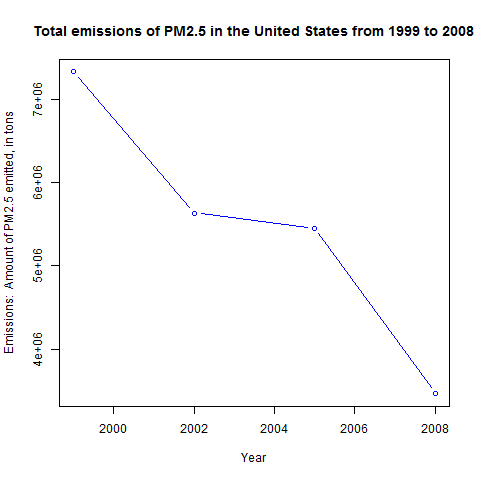

Write R code to recreate this figure.
#==============================================================================
# LUCAS RODRIGUES AMARAL
#==============================================================================
# Function plot1(): 
# Have total emissions from PM2.5 decreased in the United States from 1999 to 
# 2008? Using the base plotting system, make a plot showing the total PM2.5 
# emission from all sources for each of the years 1999, 2002, 2005, and 2008.
#==============================================================================
plot1 <- function() {

        # Test if the dataset has been already created.
        if(!exists("dsPlot1")) {

                print("Reading plot1 dataset ...")
                
                dsPlot1 <<- sqldf("select       year, 
                                                sum(Emissions) as Emissions 
                                  from          dsNEI 
                                  group by      year 
                                  order by      year")        
                
        }
        par(mfrow = c(1, 1))
        
        png(file=".\\plot1.png")
        
        # Creates the plot
        plot(dsPlot1$year, dsPlot1$Emissions, type="b", col="blue", xlab="Year", 
             ylab="Emissions:  Amount of PM2.5 emitted, in tons",
             main="Total emissions of PM2.5 in the United States from 1999 to 2008")

        dev.off()
}

